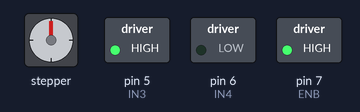
A sketch run on a simulated Arduino Uno, built with avr-gcc and run on an emulated ATmega328P. Shown: stepper motor, switched loads named in the sketch (green lamp = pin HIGH). Stepper angles assume 2048 steps per turn; what the sketch prints to the serial monitor is not drawn.

Above: at 0.05 s.
At 1.0 s:
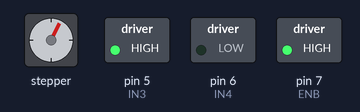
At 2.0 s:
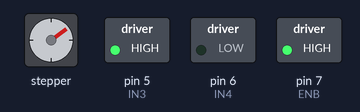
At 7.4 s:
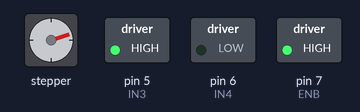
Timing chart, 0 to 9.6 s (numbered marks = the images above):
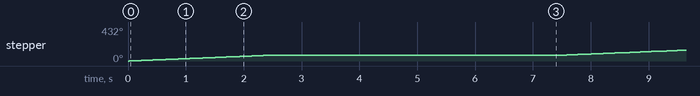

Measured:
- by itself, stepper: turns 72° clockwise in 2.4 s, repeating every 7.4 s

The sketch:

M05.ino
```cpp
#include <Stepper.h>

// ✅ 28BYJ-48 스텝모터 설정 (ULN2003 사용)
#define MOTOR_PIN1 8
#define MOTOR_PIN2 9
#define MOTOR_PIN3 10
#define MOTOR_PIN4 11

Stepper myStepper(2048, MOTOR_PIN1, MOTOR_PIN2, MOTOR_PIN3, MOTOR_PIN4);

// ✅ DC 모터 (L298N 사용)
#define ENB 7    // DC 모터 속도 제어 (PWM)
#define IN3 5    // DC 모터 방향 제어 1
#define IN4 6    // DC 모터 방향 제어 2

// ✅ 72도 회전 스텝 순서 (직관적 설정)
const int stepValues[5] = {410, 409, 410, 409, 410};
int rotationIndex = 0;  // 현재 몇 번째 회전인지 기록

void setup() {
    Serial.begin(115200);

    // ✅ DC 모터 핀 설정
    pinMode(ENB, OUTPUT);
    pinMode(IN3, OUTPUT);
    pinMode(IN4, OUTPUT);

    // ✅ 스텝모터 속도 설정 (속도를 5로 설정)
    myStepper.setSpeed(5);

    Serial.println("모터 동작 시작");

    // ✅ DC 모터 시작 (컨베이어 계속 동작)
    moveDCMotor(255);  // 속도 255 (최대 출력)
}

void loop() {
    Serial.print("스텝모터 72도 회전 시작 (");
    Serial.print(stepValues[rotationIndex]);
    Serial.println(" 스텝)");

    myStepper.step(stepValues[rotationIndex]);  // ✅ 현재 회전에서 정해진 스텝 수만큼 회전
    Serial.println("스텝모터 72도 회전 완료");

    // ✅ 다음 회전 값 선택 (5회 주기로 반복)
    rotationIndex++;
    if (rotationIndex >= 5) {
        rotationIndex = 0;  // 다시 처음부터 시작
    }

    delay(5000);  // 5초 대기 후 반복
}

// ✅ DC 모터 회전 함수 (L298N 사용)
void moveDCMotor(int speed) {
    digitalWrite(IN3, HIGH);
    digitalWrite(IN4, LOW);
    analogWrite(ENB, speed); // 🔹 속도 조절 가능 (0~255)
}
```
